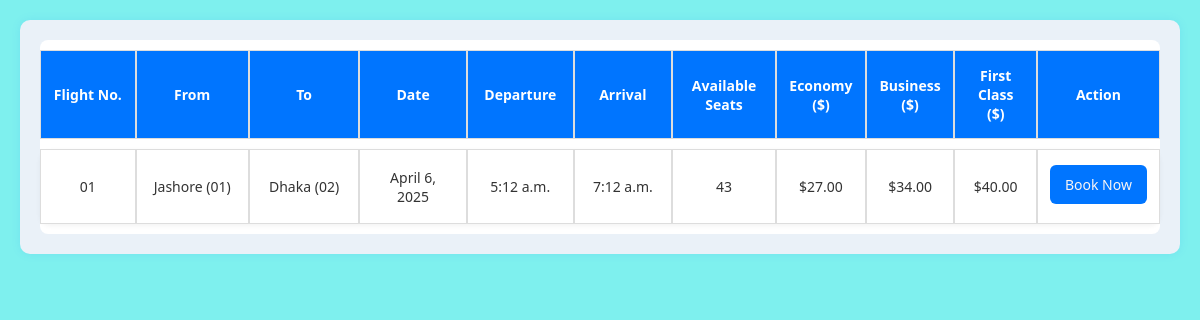
Screenshot of /flight/5/ with the database file from the repository.
### AirLine/models.py (models this page shows, shortened)
class Flight(models.Model):
    flight_number = models.CharField(max_length=20, unique=True, verbose_name="Flight Number")
    flight_name = models.CharField(max_length=100, verbose_name="Flight Name")
    source_airport = models.ForeignKey(Airport, related_name="departing_flights", on_delete=models.CASCADE, verbose_name="Source Airport")
    destination_airport = models.ForeignKey(Airport, related_name="arriving_flights", on_delete=models.CASCADE, verbose_name="Destination Airport")
    date = models.DateField(verbose_name="Flight Date")
    departure_time = models.TimeField(null=True, blank=True, verbose_name="Departure Time")
    arrival_time = models.TimeField(null=True, blank=True, verbose_name="Arrival Time")
    available_seats = models.PositiveIntegerField(default=50, verbose_name="Available Seats")
    economy_price = models.DecimalField(max_digits=10, decimal_places=2, verbose_name="Economy Class Price")
    business_price = models.DecimalField(max_digits=10, decimal_places=2, verbose_name="Business Class Price")
    first_class_price = models.DecimalField(max_digits=10, decimal_places=2, verbose_name="First Class Price")
    created_at = models.DateTimeField(auto_now_add=True, verbose_name="Created At")
    updated_at = models.DateTimeField(auto_now=True, verbose_name="Last Updated")
    class Meta:
        verbose_name = "Flight"
        verbose_name_plural = "Flights"
        ordering = ['date', 'departure_time']

class Airport(models.Model):
    name = models.CharField(max_length=100, verbose_name="Airport Name")
    city = models.CharField(max_length=100, verbose_name="City")
    country = models.CharField(max_length=100, verbose_name="Country")
    code = models.CharField(max_length=10, unique=True, verbose_name="Airport Code (IATA/ICAO)")
    class Meta:
        verbose_name = "Airport"
        verbose_name_plural = "Airports"
        ordering = ['city', 'name']

### AirLine/views.py (the view)
# urls.py: path('flight/<int:flight_id>/', views.flight_show, name='flight_show'),
def flight_show(request, flight_id):
    flight = get_object_or_404(Flight, id=flight_id)
    source = request.GET.get('source', flight.source_airport.city)
    destination = request.GET.get('destination', flight.destination_airport.city)
    date = request.GET.get('date', flight.date)
    context = {
        'flights': [flight],
        'source': source,
        'destination': destination,
        'date': date,
    }
    return render(request, 'flight_show.html', context)

### templates/flight_show.html (shortened to what this page needs)
<!DOCTYPE html>
<html lang="en">
<head>
    <link rel="stylesheet" href="/static/css/flight_show.css">
</head>
<body>
    <div class="table-wrapper">
        <div class="actual-result-div">
            <div id="flights_div2">
                {% if flights %}
                    <table class="flight-table">
                        <thead>
                            <tr>
                                <th>Flight No.</th>
                                <th>From</th>
                                <th>To</th>
                                <th>Date</th>
                                <th>Departure</th>
                                <th>Arrival</th>
                                <th>Available Seats</th>
                                <th>Economy ($)</th>
                                <th>Business ($)</th>
                                <th>First Class ($)</th>
                                <th>Action</th>
                            </tr>
                        </thead>
                        <tbody>
                            {% for flight in flights %}
                            <tr>
                                <td>{{ flight.flight_number }}</td>
                                <td>{{ flight.source_airport.city }} ({{ flight.source_airport.code }})</td>
                                <td>{{ flight.destination_airport.city }} ({{ flight.destination_airport.code }})</td>
                                <td>{{ flight.date }}</td>
                                <td>{{ flight.departure_time }}</td>
                                <td>{{ flight.arrival_time }}</td>
                                <td>{{ flight.available_seats }}</td>
                                <td>${{ flight.economy_price }}</td>
                                <td>${{ flight.business_price }}</td>
                                <td>${{ flight.first_class_price }}</td>
                                <td>
                                    <a href="{% url 'buy_ticket' %}?flight_id={{ flight.id }}&source_id={{ flight.source_airport.id }}&destination_id={{ flight.destination_airport.id }}&departure_date={{ flight.date }}"
                                       class="details-btn">Book Now</a>
                                </td>
                            </tr>
                            {% endfor %}
                        </tbody>
                    </table>
                {% else %}
                    <p class="error">No flights found for the selected route and date.</p>
                {% endif %}
            </div>
        </div>
    </div>
</body>
</html>

### static/css/flight_show.css (style rules this page uses)
body { background-color: #7ef0ee; font-family: 'Segoe UI', Tahoma, Geneva, Verdana, sans-serif; margin: 0; padding: 20px; }
.table-wrapper { padding: 20px; background-color: #eaf1f8; border-radius: 10px; box-shadow: 0 0 10px rgba(0, 117, 255, 0.1); max-width: 1200px; margin: auto; }
.flight-table { width: 100%; border-collapse: separate; border-spacing: 0 10px; background: #fff; border-radius: 8px; font-size: 14px; color: #333; }
.flight-table thead { background-color: #0075ff; color: #fff; }
.flight-table th, .flight-table td { padding: 15px 12px; text-align: center; border: 1px solid #ddd; vertical-align: middle; }
.flight-table th:nth-child(1), .flight-table td:nth-child(1) { width: 10%; }
.flight-table th:nth-child(2), .flight-table td:nth-child(2), .flight-table th:nth-child(3), .flight-table td:nth-child(3) { width: 12%; }
.flight-table th:nth-child(4), .flight-table td:nth-child(4) { width: 12%; }
.flight-table th:nth-child(5), .flight-table td:nth-child(5), .flight-table th:nth-child(6), .flight-table td:nth-child(6) { width: 10%; }
.flight-table th:nth-child(7), .flight-table td:nth-child(7) { width: 10%; }
.flight-table th:nth-child(8), .flight-table td:nth-child(8), .flight-table th:nth-child(9), .flight-table td:nth-child(9), .flight-table th:nth-child(10), .flight-table td:nth-child(10) { width: 8%; }
.flight-table th:nth-child(11), .flight-table td:nth-child(11) { width: 10%; }
.flight-table tbody tr { min-height: 60px; height: auto; background-color: #fff; border-radius: 10px; box-shadow: 0 2px 5px rgba(0, 0, 0, 0.05); transition: background-color 0.3s; }
.details-btn { display: inline-block; background-color: #0075ff; color: rgb(249, 245, 245); border: none; padding: 10px 15px; cursor: pointer; border-radius: 6px; font-size: 14px; text-decoration: none; white-space: nowrap; overflow: hidden; text-overflow: ellipsis; max-width: 100%; box-sizing: border-box; transition: background-color 0.3s; }
.flight-table td:last-child { max-width: 110px; overflow: hidden; }

### rows the page displays
Flight: flight_number "01", source_airport.city "Jashore", source_airport.code "01", destination_airport.city "Dhaka", destination_airport.code "02", date "April 6, 2025", departure_time "5:12 a.m.", arrival_time "7:12 a.m.", available_seats "43", economy_price "27.00", business_price "34.00", first_class_price "40.00"
